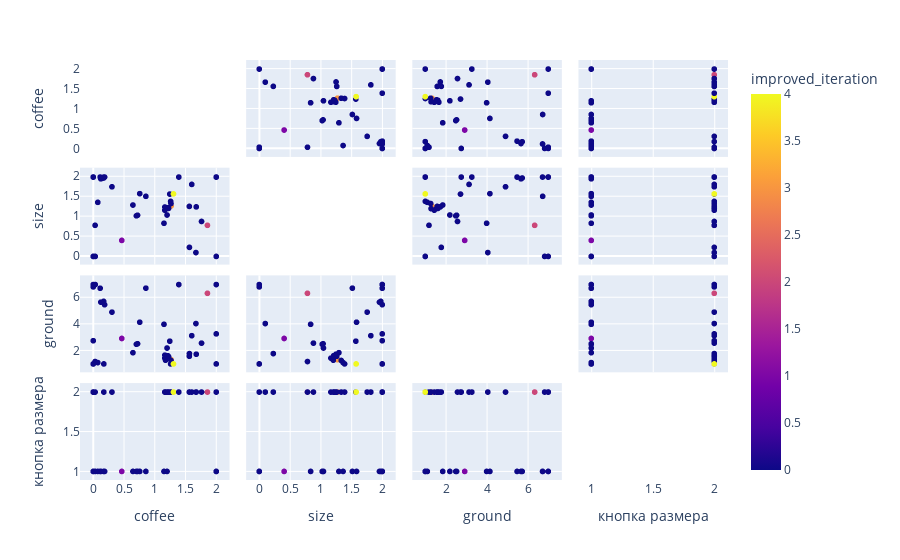

Notebook code cell kept with this figure:
### Code cell
import plotly.express as px

fig = px.scatter_matrix(
    steps_df,
    dimensions=steps_df.columns[:-1],
    color="improved_iteration"
)
fig.update_traces(diagonal_visible=False)
fig.show()

### Figure 1 — Plotly figure (JSON) as saved in the notebook; plotly's stock layout.template omitted (floating-point values rounded to 4 significant figures)
{"data": [{"diagonal": {"visible": false}, "dimensions": [{"axis": {"matches": true}, "label": "coffee", "values": [0.4639, 0.7011, 1.857, 1.67, 1.564, 0.8555, 1.266, 1.15, 0.1688, 0.3043, 1.264, 1.258, 1.2, 1.225, 1.214, 1.165, 1.211, 1.175, 0.1845, 1.186, 0.1234, 1.164, 1.213, 0.7197, 2.0, 0.0, 2.0, 0.0, 0.0, 0.172, 0.02989, 0.0, 0.7562, 0.1123, 0.0, 2.0, 0.03181, 1.244, 1.305, 1.675, 1.761, 1.562, 1.602, 0.07334, 1.391, 0.6455]}, {"axis": {"matches": true}, "label": "size", "values": [0.4042, 1.023, 0.7836, 0.09786, 0.2285, 1.514, 1.272, 0.8352, 1.976, 1.755, 1.333, 1.388, 1.044, 1.21, 1.227, 1.245, 1.211, 1.204, 2.0, 1.21, 1.955, 1.165, 1.214, 1.038, 2.0, 0.0, 2.0, 0.0, 2.0, 2.0, 0.7843, 2.0, 1.582, 2.0, 2.0, 0.0, 0.0, 1.571, 1.575, 1.249, 0.8808, 1.26, 1.815, 1.363, 2.0, 1.295]}, {"axis": {"matches": true}, "label": "ground", "values": [2.924, 2.489, 6.338, 4.052, 1.781, 6.727, 1.324, 3.994, 5.729, 4.916, 1.261, 1.004, 2.201, 1.554, 1.612, 1.665, 1.612, 1.283, 5.479, 1.62, 5.671, 1.44, 1.592, 2.527, 7.0, 6.823, 3.273, 1.0, 7.0, 1.0, 1.182, 2.756, 4.153, 6.722, 1.0, 1.0, 7.0, 2.72, 1.0, 1.735, 2.574, 1.582, 3.135, 1.101, 7.0, 1.852]}, {"axis": {"matches": true}, "label": "кнопка размера", "values": [1, 1, 2, 2, 2, 1, 2, 1, 1, 2, 2, 2, 1, 2, 2, 2, 2, 2, 1, 2, 1, 2, 2, 1, 1, 2, 2, 1, 2, 2, 2, 2, 1, 1, 1, 1, 1, 2, 2, 2, 2, 2, 2, 1, 2, 1]}], "hovertemplate": "%{xaxis.title.text}=%{x}<br>%{yaxis.title.text}=%{y}<br>improved_iteration=%{marker.color}<extra></extra>", "legendgroup": "", "marker": {"color": [1, 0, 2, 0, 0, 0, 3, 0, 0, 0, 0, 0, 0, 0, 0, 0, 0, 0, 0, 0, 0, 0, 0, 0, 0, 0, 0, 0, 0, 0, 0, 0, 0, 0, 0, 0, 0, 0, 4, 0, 0, 0, 0, 0, 0, 0], "coloraxis": "coloraxis", "symbol": "circle"}, "name": "", "showlegend": false, "type": "splom"}], "layout": {"coloraxis": {"colorbar": {"title": {"text": "improved_iteration"}}, "colorscale": [[0.0, "#0d0887"], [0.1111, "#46039f"], [0.2222, "#7201a8"], [0.3333, "#9c179e"], [0.4444, "#bd3786"], [0.5556, "#d8576b"], [0.6667, "#ed7953"], [0.7778, "#fb9f3a"], [0.8889, "#fdca26"], [1.0, "#f0f921"]]}, "dragmode": "select", "legend": {"tracegroupgap": 0}, "margin": {"t": 60}}}
